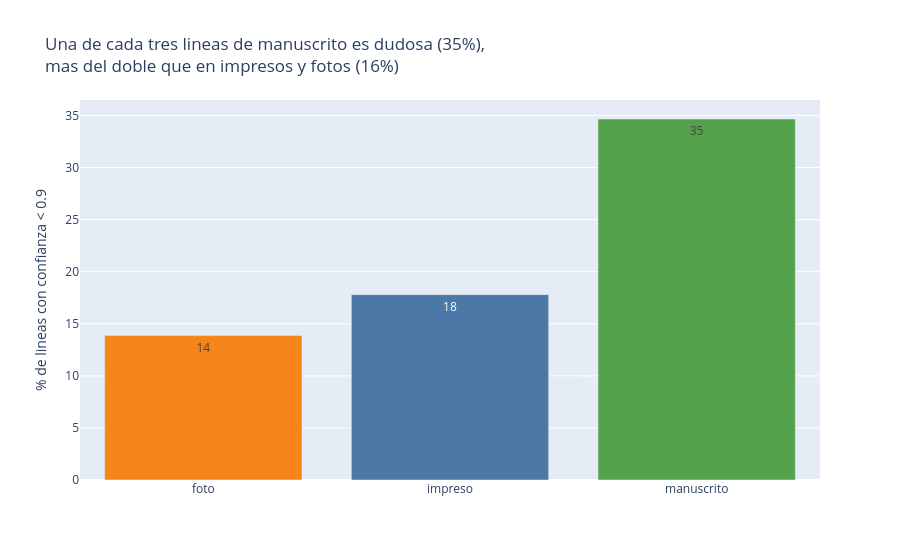

The cell this chart's notebook holds for it:
### Markdown cell above
## Exploracion: donde duda el OCR

PaddleOCR da una **confianza** entre 0 y 1 para cada linea que lee. Se llama **linea dudosa** a la
que tiene confianza menor que 0,90 (el mismo corte que usa `ocr_documentos.py`).

Ojo: la confianza es lo que el modelo *cree* de si mismo, no el error real. El error real (CER)
solo se puede medir contra la transcripcion manual de la Parte 2.

### Code cell
UMBRAL = 0.90
lineas["dudosa"] = lineas["confianza"] < UMBRAL
por_tipo = (lineas.groupby("tipo")
            .agg(lineas=("linea", "size"), dudosas=("dudosa", "sum"), mediana=("confianza", "median"))
            .reset_index())
por_tipo["pct_dudosas"] = 100 * por_tipo["dudosas"] / por_tipo["lineas"]
man = por_tipo.set_index("tipo").loc["manuscrito"]
resto = por_tipo[por_tipo["tipo"] != "manuscrito"]
pct_resto = 100 * resto["dudosas"].sum() / resto["lineas"].sum()

fig = px.bar(por_tipo.sort_values("pct_dudosas"), x="tipo", y="pct_dudosas", color="tipo", color_discrete_map=COLORES,
             text_auto=".0f", hover_data=["lineas", "dudosas", "mediana"],
             labels={"pct_dudosas": f"% de lineas con confianza < {UMBRAL}", "tipo": ""},
             title=(f"Una de cada tres lineas de manuscrito es dudosa ({man['pct_dudosas']:.0f}%), "
                    f"<br>mas del doble que en impresos y fotos ({pct_resto:.0f}%)"))
fig.update_layout(showlegend=False)
fig.show()
por_tipo.round(3)

### Figure 1 — Plotly figure (JSON) as saved in the notebook; plotly's stock layout.template omitted (floating-point values rounded to 4 significant figures)
{"data": [{"customdata": [[548.0, 76.0, 0.9953]], "hovertemplate": "=%{x}<br>% de lineas con confianza < 0.9=%{y}<br>lineas=%{customdata[0]}<br>dudosas=%{customdata[1]}<br>mediana=%{customdata[2]}<extra></extra>", "legendgroup": "foto", "marker": {"color": "#F58518", "pattern": {"shape": ""}}, "name": "foto", "orientation": "v", "showlegend": true, "textposition": "auto", "texttemplate": "%{y:.0f}", "type": "bar", "x": ["foto"], "xaxis": "x", "y": [13.87], "yaxis": "y"}, {"customdata": [[427.0, 76.0, 0.9935]], "hovertemplate": "=%{x}<br>% de lineas con confianza < 0.9=%{y}<br>lineas=%{customdata[0]}<br>dudosas=%{customdata[1]}<br>mediana=%{customdata[2]}<extra></extra>", "legendgroup": "impreso", "marker": {"color": "#4C78A8", "pattern": {"shape": ""}}, "name": "impreso", "orientation": "v", "showlegend": true, "textposition": "auto", "texttemplate": "%{y:.0f}", "type": "bar", "x": ["impreso"], "xaxis": "x", "y": [17.8], "yaxis": "y"}, {"customdata": [[401.0, 139.0, 0.9379]], "hovertemplate": "=%{x}<br>% de lineas con confianza < 0.9=%{y}<br>lineas=%{customdata[0]}<br>dudosas=%{customdata[1]}<br>mediana=%{customdata[2]}<extra></extra>", "legendgroup": "manuscrito", "marker": {"color": "#54A24B", "pattern": {"shape": ""}}, "name": "manuscrito", "orientation": "v", "showlegend": true, "textposition": "auto", "texttemplate": "%{y:.0f}", "type": "bar", "x": ["manuscrito"], "xaxis": "x", "y": [34.66], "yaxis": "y"}], "layout": {"barmode": "relative", "legend": {"title": {"text": ""}, "tracegroupgap": 0}, "showlegend": false, "title": {"text": "Una de cada tres lineas de manuscrito es dudosa (35%), <br>mas del doble que en impresos y fotos (16%)"}, "xaxis": {"anchor": "y", "categoryarray": ["foto", "impreso", "manuscrito"], "categoryorder": "array", "domain": [0.0, 1.0], "title": {"text": ""}}, "yaxis": {"anchor": "x", "domain": [0.0, 1.0], "title": {"text": "% de lineas con confianza < 0.9"}}}}
